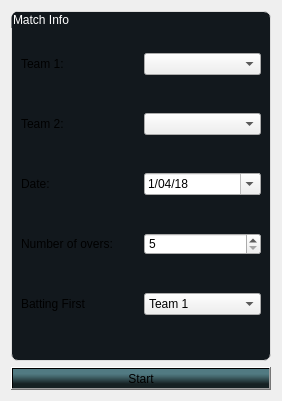
      <widget class="QWidget" name="setMatch">
       <property name="styleSheet">
        <string notr="true">QGroupBox{
	font: 75 7pt &quot;MS Shell Dlg 2&quot;;
	color: white;
	border-radius: 7px;
	border: 1px solid rgb(220, 220, 220);
	background-color:rgb(18, 24, 29);
}</string>
       </property>
       <attribute name="title">
        <string>Set-up Match</string>
       </attribute>
       <layout class="QVBoxLayout" name="verticalLayout_10">
        <item>
         <widget class="QGroupBox" name="groupBox_5">
          <property name="minimumSize">
           <size>
            <width>260</width>
            <height>350</height>
           </size>
          </property>
          <property name="styleSheet">
           <string notr="true">QLabel{
font: 8pt &quot;MS Shell Dlg 2&quot;;
}</string>
          </property>
          <property name="title">
           <string>Match Info</string>
          </property>
          <layout class="QGridLayout" name="gridLayout_6">
           <item row="0" column="0">
            <layout class="QHBoxLayout" name="horizontalLayout_28">
             <item>
              <widget class="QLabel" name="label_28">
               <property name="text">
                <string>Team 1:</string>
               </property>
              </widget>
             </item>
             <item>
              <widget class="QComboBox" name="team_1">
               <property name="minimumSize">
                <size>
                 <width>0</width>
                 <height>18</height>
                </size>
               </property>
              </widget>
             </item>
            </layout>
           </item>
           <item row="1" column="0">
            <layout class="QHBoxLayout" name="horizontalLayout_27">
             <item>
              <widget class="QLabel" name="label_29">
               <property name="text">
                <string>Team 2:</string>
               </property>
              </widget>
             </item>
             <item>
              <widget class="QComboBox" name="team_2">
               <property name="minimumSize">
                <size>
                 <width>0</width>
                 <height>18</height>
                </size>
               </property>
              </widget>
             </item>
            </layout>
           </item>
           <item row="3" column="0">
            <layout class="QHBoxLayout" name="horizontalLayout_29">
             <item>
              <widget class="QLabel" name="label_31">
               <property name="text">
                <string>Number of overs:</string>
               </property>
              </widget>
             </item>
             <item>
              <widget class="QSpinBox" name="overLimit">
               <property name="minimumSize">
                <size>
                 <width>0</width>
                 <height>18</height>
                </size>
               </property>
               <property name="minimum">
                <number>5</number>
               </property>
               <property name="maximum">
                <number>50</number>
               </property>
              </widget>
             </item>
            </layout>
           </item>
           <item row="2" column="0">
            <layout class="QHBoxLayout" name="horizontalLayout_26">
             <item>
              <widget class="QLabel" name="label_30">
               <property name="text">
                <string>Date:</string>
               </property>
              </widget>
             </item>
             <item>
              <widget class="QDateEdit" name="dateEdit">
               <property name="minimumSize">
                <size>
                 <width>0</width>
                 <height>18</height>
                </size>
               </property>
               <property name="minimumDateTime">
                <datetime>
                 <hour>0</hour>
                 <minute>0</minute>
                 <second>0</second>
                 <year>2018</year>
                 <month>4</month>
                 <day>1</day>
                </datetime>
               </property>
               <property name="displayFormat">
                <string>d/MM/yy</string>
               </property>
               <property name="calendarPopup">
                <bool>true</bool>
               </property>
              </widget>
             </item>
            </layout>
           </item>
           <item row="4" column="0">
            <layout class="QHBoxLayout" name="horizontalLayout_4">
             <item>
              <widget class="QLabel" name="label_35">
               <property name="text">
                <string>Batting First</string>
               </property>
              </widget>
             </item>
             <item>
              <widget class="QComboBox" name="toss">
               <property name="minimumSize">
                <size>
                 <width>0</width>
                 <height>18</height>
                </size>
               </property>
               <item>
                <property name="text">
                 <string>Team 1</string>
                </property>
               </item>
               <item>
                <property name="text">
                 <string>Team 2</string>
                </property>
               </item>
              </widget>
             </item>
            </layout>
           </item>
          </layout>
         </widget>
        </item>
        <item>
         <widget class="QPushButton" name="setUpMatch">
          <property name="minimumSize">
           <size>
            <width>260</width>
            <height>15</height>
           </size>
          </property>
          <property name="styleSheet">
           <string notr="true">QPushButton{
	background: qlineargradient(spread:pad, x1:0.534, y1:0.114, x2:0.528364, y2:0.859, stop:0.193182 rgba(81, 122, 130, 255), stop:0.375 rgba(68, 103, 109, 255), stop:0.897727 rgba(22, 33, 35, 255));
}</string>
          </property>
          <property name="text">
           <string>Start</string>
          </property>
         </widget>
        </item>
       </layout>
      </widget>
